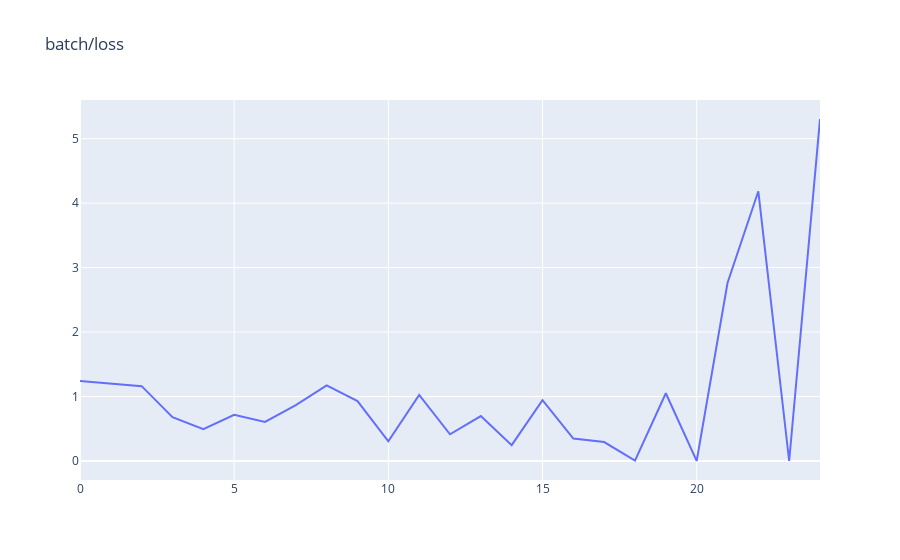
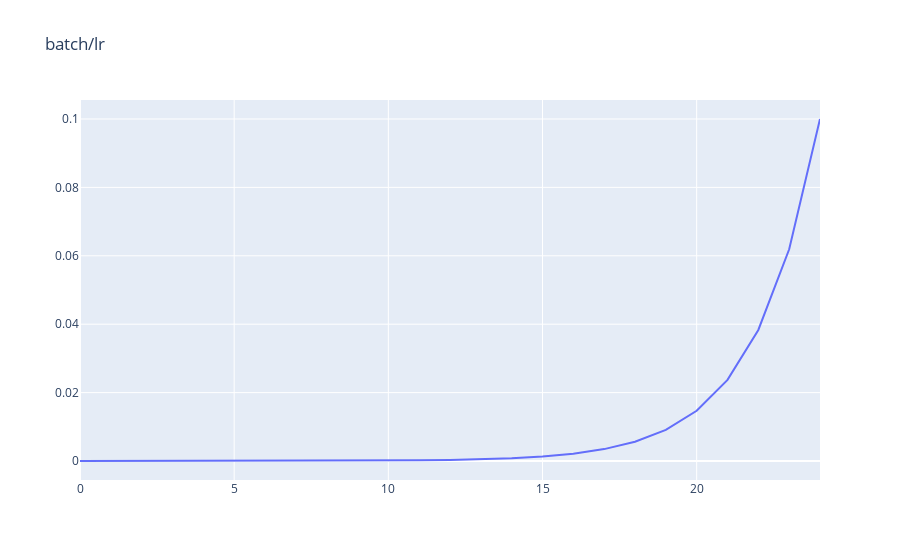

Notebook code cell kept with these figures, in order:
### Markdown cell above
## Plot Learning Rate find results

### Code cell
# Zoom in plot to see on which step the loss was still decreasing
# and choose LR from this step
keker.plot_kek_lr(logdir="/path/to/logdir")

### Figure 1 — Plotly figure (JSON) as saved in the notebook; plotly's stock layout.template omitted (floating-point values rounded to 4 significant figures)
{"data": [{"name": "train/batch/loss", "type": "scatter", "x": [0, 1, 2, 3, 4, 5, 6, 7, 8, 9, 10, 11, 12, 13, 14, 15, 16, 17, 18, 19, 20, 21, 22, 23, 24], "y": [1.242, 1.207, 1.161, 0.6788, 0.4954, 0.7157, 0.607, 0.8684, 1.174, 0.9304, 0.3061, 1.025, 0.4147, 0.6971, 0.2456, 0.9434, 0.3479, 0.2938, 0.006686, 1.051, 0.0006763, 2.762, 4.183, 0, 5.305]}], "layout": {"title": {"text": "batch/loss"}, "yaxis": {"hoverformat": ".6f"}}}

### Figure 2 — Plotly figure (JSON) as saved in the notebook; plotly's stock layout.template omitted (floating-point values rounded to 4 significant figures)
{"data": [{"name": "train/batch/lr", "type": "scatter", "x": [0, 1, 2, 3, 4, 5, 6, 7, 8, 9, 10, 11, 12, 13, 14, 15, 16, 17, 18, 19, 20, 21, 22, 23, 24], "y": [1e-06, 1.616e-06, 2.61e-06, 4.217e-06, 6.813e-06, 1.101e-05, 1.778e-05, 2.873e-05, 4.642e-05, 7.499e-05, 0.0001212, 0.0001957, 0.0003162, 0.0005109, 0.0008254, 0.001334, 0.002154, 0.003481, 0.005623, 0.009085, 0.01468, 0.02371, 0.03831, 0.0619, 0.1]}], "layout": {"title": {"text": "batch/lr"}, "yaxis": {"hoverformat": ".6f"}}}
